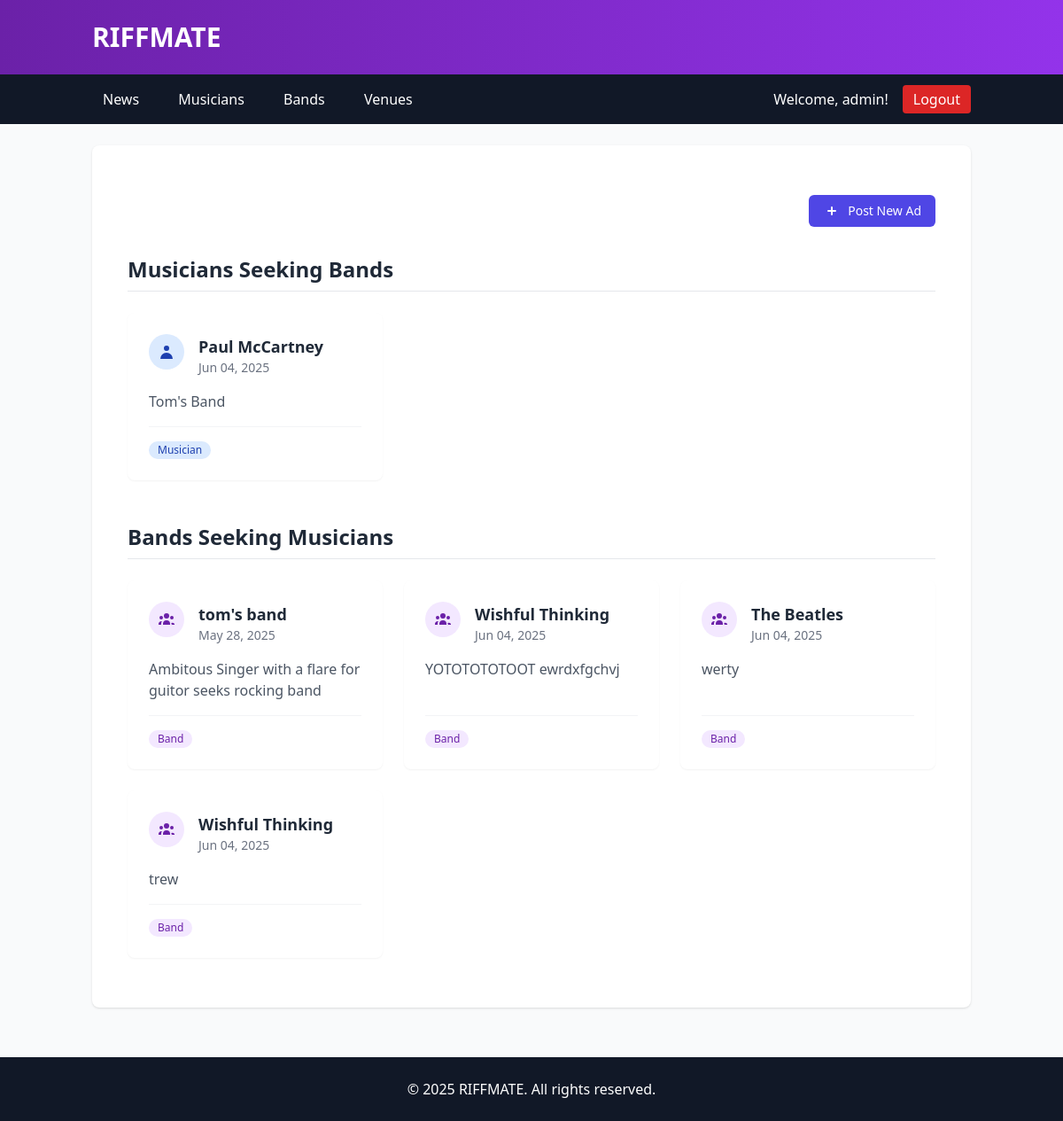
The page /content/list_ads (signed in) on the database as committed earlier.
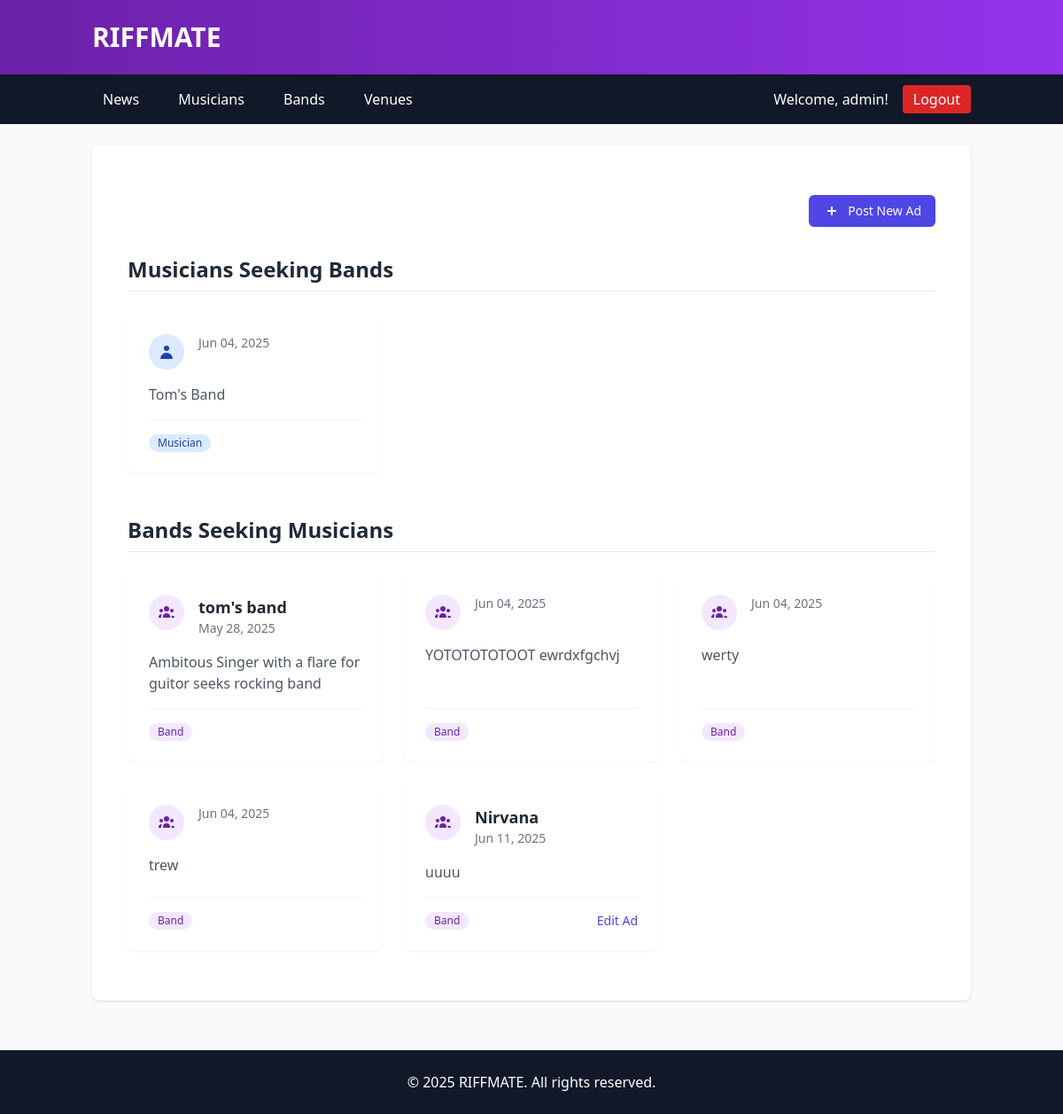
The same page on the database as committed later.
### content/models.py (models this page shows, shortened)
class SeekingAd(models.Model):
    date = models.DateField(auto_now_add=True)
    owner = models.ForeignKey(User, on_delete=models.CASCADE)
    seeking = models.CharField(max_length=1, choices=MusicianBandChoice.choices)
    musician=models.ForeignKey(Musician, on_delete=models.SET_NULL, null=True, blank=True)
    band=models.ForeignKey(Band, on_delete=models.SET_NULL, blank=True, null=True)
    content = models.TextField()
    owner = models.ForeignKey(
        User,
        on_delete=models.CASCADE,
        related_name='seeking_ads'
    )
    class Meta:
        ordering = ['date',]

### bands/models.py (models this page shows, shortened)
class Musician(models.Model):
    first_name = models.CharField(max_length=50)
    last_name = models.CharField(max_length=50)
    birth = models.DateField()
    description = models.TextField(blank=True, null=True, help_text="A brief biography of the musician")
    bio_pic = models.ImageField(
        upload_to='musicians/bio_pics/',
        blank=True,
        null=True,
        help_text="Profile picture of the musician"
    )
    user_profile = models.ForeignKey(
        'UserProfile',
        on_delete=models.SET_NULL,
        null=True,
        blank=True,
        related_name='musicians',
        help_text="The user profile that owns this musician record"
    )
    created_at = models.DateTimeField(auto_now_add=True)
    updated_at = models.DateTimeField(auto_now=True)
    class Meta:
        ordering = ['last_name', 'first_name']
        verbose_name = 'Musician'
        verbose_name_plural = 'Musicians'
    def full_name(self):
        return f"{self.first_name} {self.last_name}"
    full_name.short_description = 'Full Name'
    def age(self):
        import datetime
        return int((datetime.date.today() - self.birth).days / 365.25)
    age.short_description = 'Age'

class Band(models.Model):
    name = models.CharField(max_length=50)
    musicians=models.ManyToManyField(Musician)

### content/views.py (the view)
# urls.py: path('list_ads',views.list_ads,name='list_ads'),
@login_required
def list_ads(request):
    data ={
        'seeking_musician':SeekingAd.objects.filter(seeking=MusicianBandChoice.MUSICIAN),
        'seeking_band':SeekingAd.objects.filter(seeking=MusicianBandChoice.BAND),
    }
    return render(request, 'list_ads.html', data)

### templates/list_ads.html (shortened to what the changed rows need)
{% extends "base.html" %}
{% block content %}
<div class="container mx-auto px-4 py-8 max-w-6xl">
    <section class="mb-12">
        <h1 class="text-2xl font-bold text-gray-800 mb-6 pb-2 border-b border-gray-200">Musicians Seeking Bands</h1>
        <div class="grid grid-cols-1 md:grid-cols-2 lg:grid-cols-3 gap-6">
            {% for ad in seeking_band %}
            <div class="bg-white rounded-lg shadow-sm p-6 hover:shadow-md transition-shadow relative h-full flex flex-col">
                <div class="flex items-start space-x-4 mb-4">
                    <div class="flex-shrink-0 bg-blue-100 text-blue-800 rounded-full h-10 w-10 flex items-center justify-center">
                        <svg xmlns="http://www.w3.org/2000/svg" class="h-5 w-5" viewBox="0 0 20 20" fill="currentColor">
                            <path fill-rule="evenodd" d="M10 9a3 3 0 100-6 3 3 0 000 6zm-7 9a7 7 0 1114 0H3z" clip-rule="evenodd" />
                        </svg>
                    </div>
                    <div>
                        <h3 class="text-lg font-semibold text-gray-800">
                            {{ ad.musician.first_name }} {{ ad.musician.last_name }}
                        </h3>
                        <p class="text-sm text-gray-500">{{ ad.date|date:"M d, Y" }}</p>
                    </div>
                </div>
                <div class="flex-grow">
                    <p class="text-gray-600 mb-4">{{ ad.content|truncatewords:30 }}</p>
                </div>
                <div class="mt-auto pt-4 border-t border-gray-100 flex justify-between items-center">
                    <span class="inline-flex items-center px-2.5 py-0.5 rounded-full text-xs font-medium bg-blue-100 text-blue-800">
                        Musician
                    </span>
                </div>
            </div>
            {% empty %}
            <div class="md:col-span-3 bg-gray-50 rounded-lg p-6 text-center">
                <p class="text-gray-500 italic">No musicians seeking bands at this time</p>
            </div>
            {% endfor %}
        </div>
    </section>
    <section>
        <h1 class="text-2xl font-bold text-gray-800 mb-6 pb-2 border-b border-gray-200">Bands Seeking Musicians</h1>
        <div class="grid grid-cols-1 md:grid-cols-2 lg:grid-cols-3 gap-6">
            {% for ad in seeking_musician %}
            <div class="bg-white rounded-lg shadow-sm p-6 hover:shadow-md transition-shadow relative h-full flex flex-col">
                <div class="flex items-start space-x-4 mb-4">
                    <div class="flex-shrink-0 bg-purple-100 text-purple-800 rounded-full h-10 w-10 flex items-center justify-center">
                    </div>
                    <div>
                        <h3 class="text-lg font-semibold text-gray-800">{{ ad.band.name }}</h3>
                        <p class="text-sm text-gray-500">{{ ad.date|date:"M d, Y" }}</p>
                    </div>
                </div>
                <div class="flex-grow">
                    <p class="text-gray-600 mb-4">{{ ad.content|truncatewords:30 }}</p>
                </div>
                <div class="mt-auto pt-4 border-t border-gray-100 flex justify-between items-center">
                    <span class="inline-flex items-center px-2.5 py-0.5 rounded-full text-xs font-medium bg-purple-100 text-purple-800">
                        Band
                    </span>
                    {% if ad.owner == request.user %}
                    <a href="{% url 'edit_seeking_ad' ad.id %}"
                       class="text-sm text-indigo-600 hover:text-indigo-800">
                        Edit Ad
                    </a>
                    {% endif %}
                </div>
            </div>
            {% empty %}
            <div class="md:col-span-3 bg-gray-50 rounded-lg p-6 text-center">
                <p class="text-gray-500 italic">No bands seeking musicians at this time</p>
            </div>
            {% endfor %}
        </div>
    </section>
</div>
{% endblock content %}

Rows that differ between the two databases and show on the page:
changed SeekingAd "Tom's Band": musician.first_name "Paul" → (not shown); musician.last_name "McCartney" → (not shown)
changed SeekingAd "YOTOTOTOTOOT ewrdxfgchvj": band.name "Wishful Thinking" → (not shown)
changed SeekingAd "werty": band.name "The Beatles" → (not shown)
changed SeekingAd "trew": band.name "Wishful Thinking" → (not shown)
added SeekingAd: band.name "Nirvana", date "Jun 11, 2025", content "uuuu", shows "Edit Ad", shown under "Bands Seeking Musicians"
